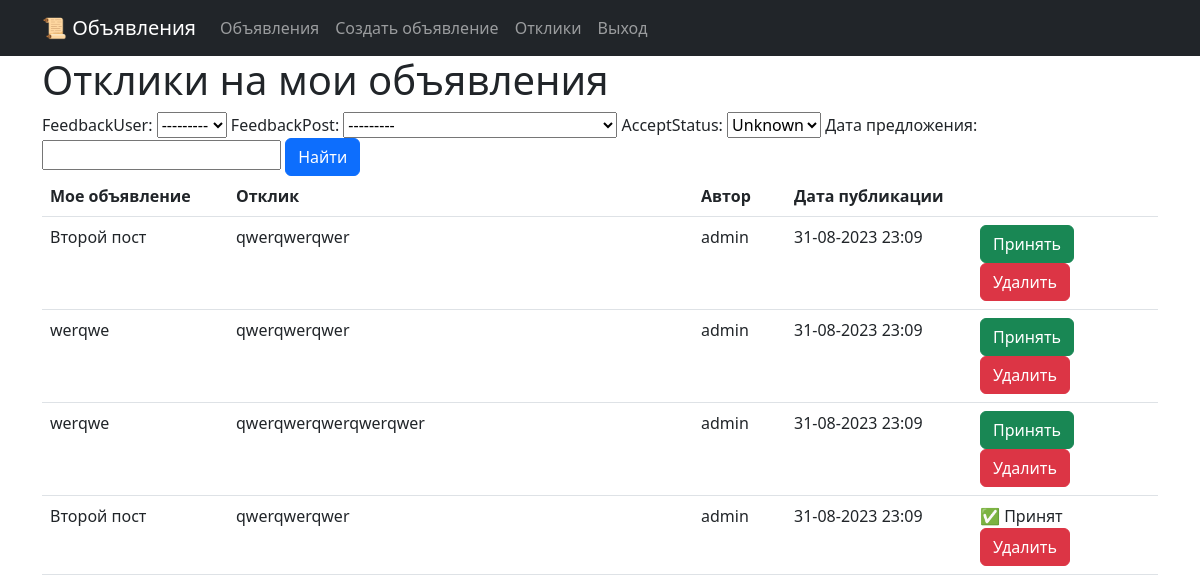
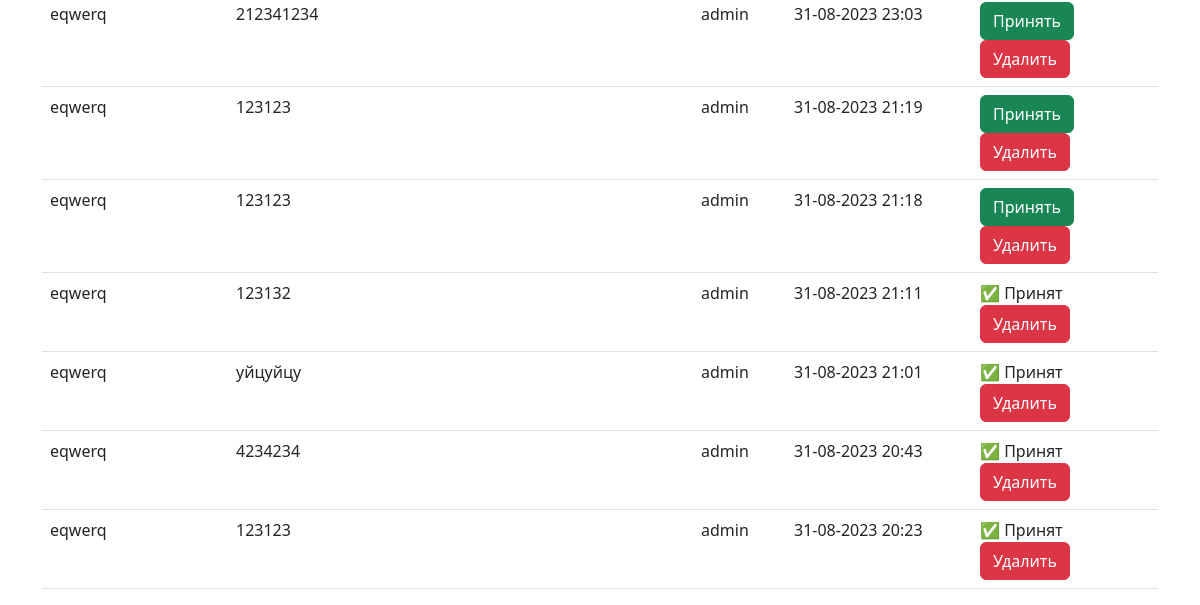
The page /replys/ (signed in) on the database as committed earlier (2 pictures, top to bottom).
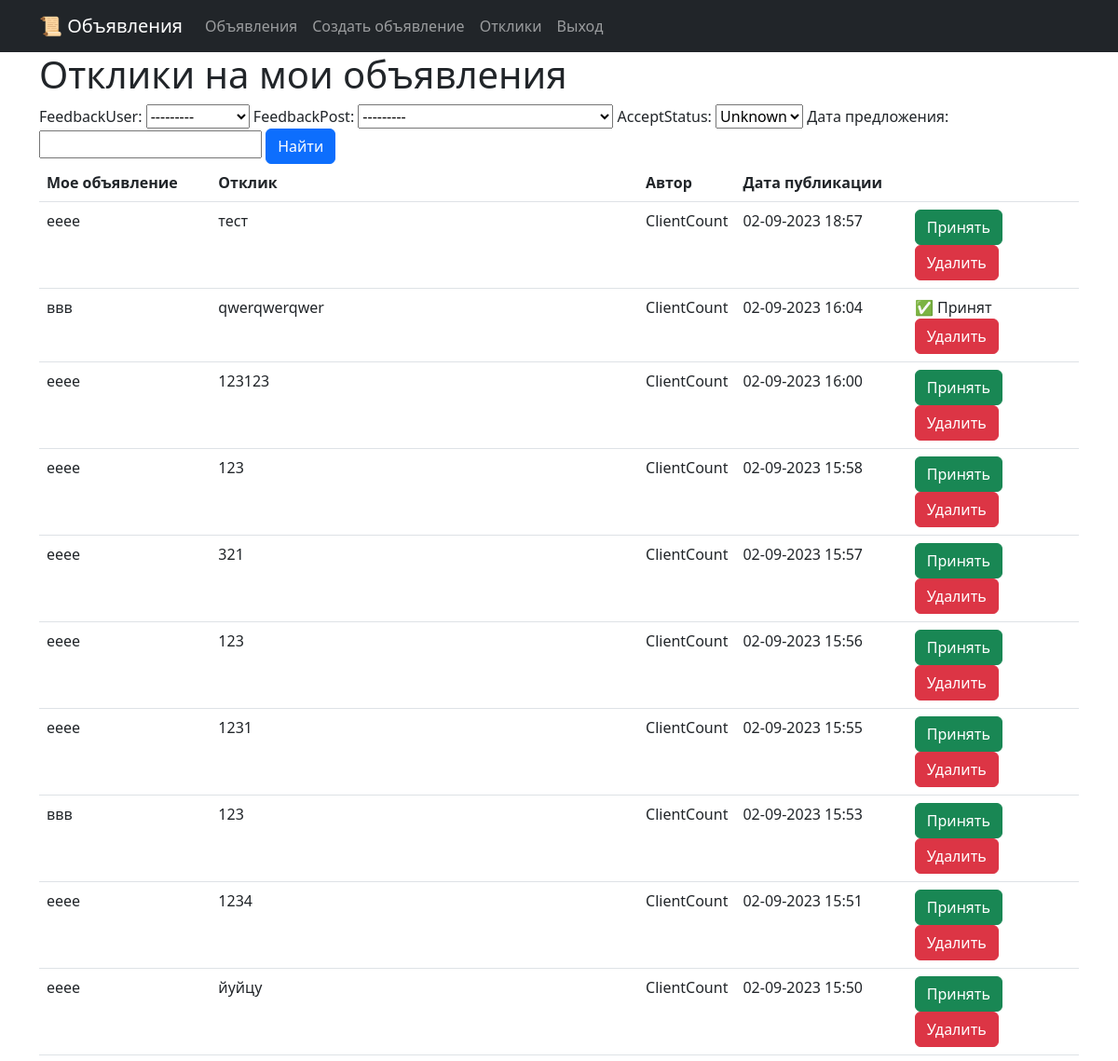
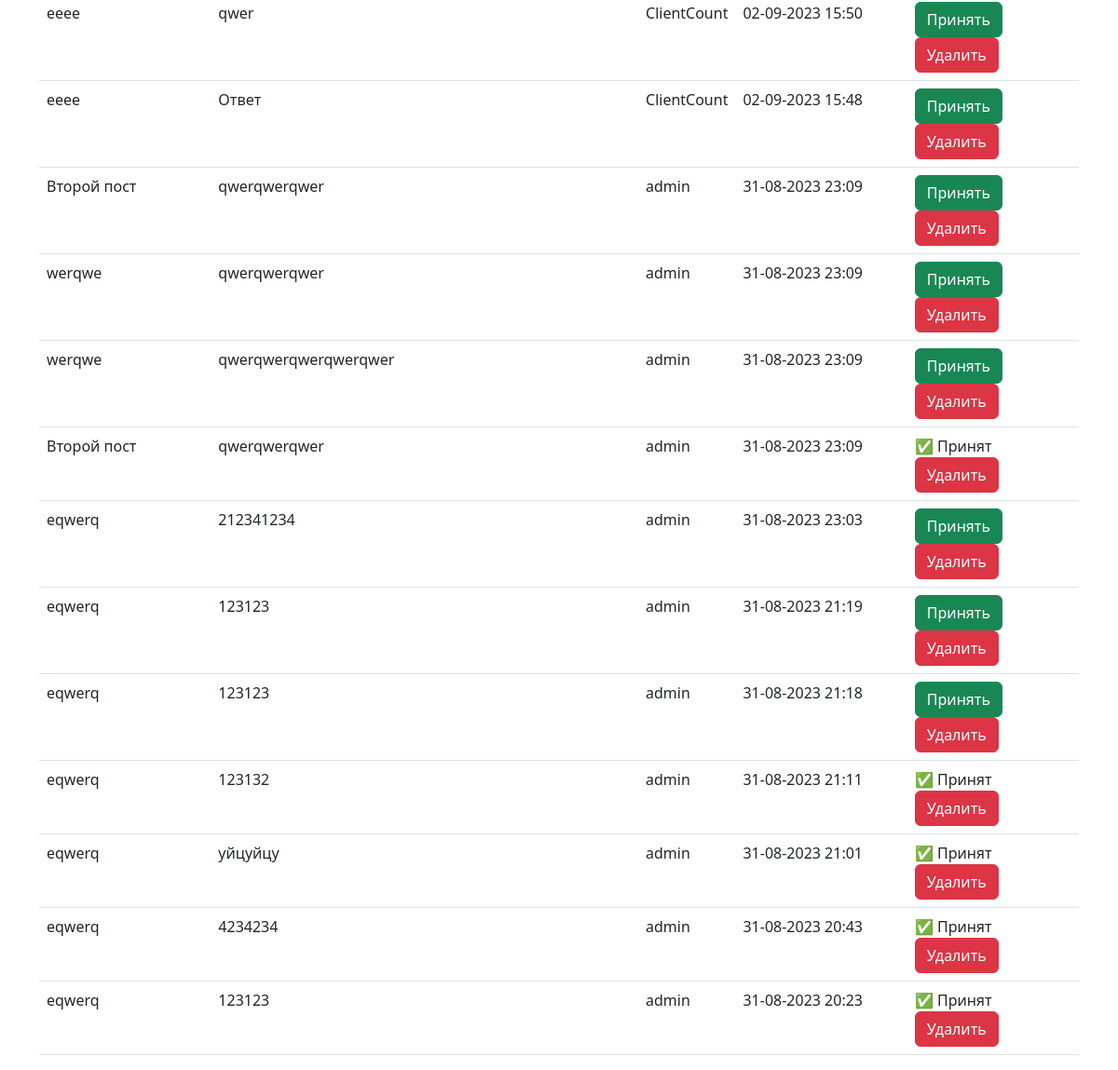
The same page on the database as committed later (2 pictures, top to bottom).
### boardapp/models.py (models this page shows, shortened)
class Reply(models.Model):
    feedbackUser = models.ForeignKey(User, on_delete=models.CASCADE, related_name='user_replys')
    feedbackPost = models.ForeignKey(Post, on_delete=models.CASCADE, related_name='post_replys' )
    acceptStatus = models.BooleanField(default=False)
    text = models.TextField()
    dateCreation = models.DateTimeField(auto_now_add=True)

class Post(models.Model):
    user = models.ForeignKey(User, on_delete=models.CASCADE, related_name='user_posts')
    title = models.CharField(max_length=128)
    content = models.TextField()
    dateCreation = models.DateTimeField(auto_now_add=True)
    TANK = 'TK'
    HEAL = 'HL'
    DD = 'DD'
    MERCHANT = 'MC'
    GUILDMASTER = 'GM'
    QUESTGIVER = 'QG'
    BLACKSMITH = 'BS'
    LEATHERWORKER = 'LW'
    POTIONSMASTER = 'PM'
    SPELLMASTER = 'SM'
    CATEGORY_CHOICES = (
        (TANK, 'Танки'),
        (HEAL, 'Хилы'),
        (DD, 'ДД'),
        (MERCHANT, 'Торговцы'),
        (GUILDMASTER, 'Гилдмастеры'),
        (QUESTGIVER, 'Квестгиверы'),
        (BLACKSMITH, 'Кузнецы'),
        (LEATHERWORKER, 'Кожевники'),
        (POTIONSMASTER, 'Зельевары'),
        (SPELLMASTER, 'Мастера заклинаний'),
    )
    categoryType = models.CharField(max_length=2, choices=CATEGORY_CHOICES)
    def __str__(self):
        return f'Объявление #{self.pk} - {self.title}'

### boardapp/views.py (the view)
# urls.py: path('replys/', ReplyList.as_view(), name='reply_list'),
class ReplyList(LoginRequiredMixin, ListView):
    model = Reply
    template_name='boardapp/replylist.html'
    context_object_name='replys'
    ordering = ['-dateCreation']
    paginate_by = 10
    def get_queryset(self):
        user = self.request.user
        return Reply.objects.filter(feedbackPost__user=user).order_by('-dateCreation')
    def get_context_data(self, **kwargs):
        context = super().get_context_data(**kwargs)
        context['filter'] = ReplyFilter(self.request.GET, queryset=self.get_queryset())
        return context

### boardapp/templates/boardapp/replylist.html (shortened to what this page needs)
{% extends 'layout/default.html' %}
{% block content %}
    <h1>Отклики на мои объявления</h1>
    <form method="GET">
        {{ filter.form }}
        <input class="btn btn-primary" type="submit" value="Найти">
    </form>
    {% if replys %}
        <table  class="table table-hover">
            <tr>
                <th scope="col" class="col-2">
                    Мое объявление
                </th>
                <th scope="col" class="col-5">
                    Отклик
                </th>
                <th scope="col" class="col-1">
                    Автор
                </th>
                <th scope="col" class="col-2">
                    Дата публикации
                </th>
                <th scope="col" class="col-2">
                </th>
            </tr>
            {% for p in filter.qs %}
            <tr>
                <td>
                    {{p.feedbackPost.title}}
                </td>
                <td>
                    {{p.text}}
                </td>
                <td>
                    {{p.feedbackUser.username}}
                </td>
                <td>
                    {{p.dateCreation|date:'d-m-Y H:i'}}
                </td>
                <td>
                    {% if not p.acceptStatus %}
                    <a class="btn btn-success" role="button" href="{% url 'accept_reply' p.id %}">
                        Принять
                    </a>
                    {% else %}
                    ✅ Принят
                    {% endif %}
                    <a class="btn btn-danger" role="button" href="{% url 'delete_reply' p.id %}">
                        Удалить
                    </a>
                </td>
            </tr>
            {% endfor %}
        </table>
        {% else %}
        <h3>Нет объявлений</h3>
    {% endif %}
{% endblock content %}

### templates/layout/default.html (shortened to what this page needs)
<!DOCTYPE html>
<html lang="en">
    <head>
        {% load static %}
        <link href="{% static 'css/styles.css' %}" rel="stylesheet" />
    </head>
    <body>
        <nav class="navbar navbar-expand-lg navbar-dark bg-dark static-top">
            <div class="container">
                <a class="navbar-brand" href="/">📜 Объявления</a>
                <div class="collapse navbar-collapse" id="navbarResponsive">
                    <ul class="navbar-nav ml-auto">
                        <li class="nav-item">
                            <a class="nav-link" href="/">Объявления</a>
                        </li>
                        <li class="nav-item">
                            <a class="nav-link" href="/posts/create/">Создать объявление</a>
                        </li>
                        <li class="nav-item">
                            <a class="nav-link" href="/replys/">Отклики</a>
                        </li>
                        {% if not user.is_authenticated %}
                        <li class="nav-item">
                            <a class="nav-link" href="/accounts/login/">Вход</a>
                        </li>
                        {% else %}
                        <li class="nav-item">
                            <a class="nav-link" href="/accounts/logout/">Выход</a>
                        </li>
                        {% endif %}
                    </ul>
                </div>
            </div>
         </nav>
        <div class="container">
            <div class="row">
                <div class="col-lg-12">
                    {% block content %}
                    {% endblock content %}
                </div>
            </div>
         </div>
    </body>
</html>

Rows that differ between the two databases and show on the page:
added Reply: feedbackPost "ееее", text "тест", feedbackUser.username "ClientCount", dateCreation "02-09-2023 18:57", acceptStatus "Принять"
added Reply: feedbackPost "ввв", text "qwerqwerqwer", feedbackUser.username "ClientCount", dateCreation "02-09-2023 16:04", acceptStatus "✅ Принят"
added Reply: feedbackPost "ееее", text "123123", feedbackUser.username "ClientCount", dateCreation "02-09-2023 16:00", acceptStatus "Принять"
added Reply: feedbackPost "ееее", text "123", feedbackUser.username "ClientCount", dateCreation "02-09-2023 15:58", acceptStatus "Принять"
added Reply: feedbackPost "ееее", text "321", feedbackUser.username "ClientCount", dateCreation "02-09-2023 15:57", acceptStatus "Принять"
added Reply: feedbackPost "ееее", text "123", feedbackUser.username "ClientCount", dateCreation "02-09-2023 15:56", acceptStatus "Принять"
added Reply: feedbackPost "ееее", text "1231", feedbackUser.username "ClientCount", dateCreation "02-09-2023 15:55", acceptStatus "Принять"
added Reply: feedbackPost "ввв", text "123", feedbackUser.username "ClientCount", dateCreation "02-09-2023 15:53", acceptStatus "Принять"
added Reply: feedbackPost "ееее", text "1234", feedbackUser.username "ClientCount", dateCreation "02-09-2023 15:51", acceptStatus "Принять"
added Reply: feedbackPost "ееее", text "йуйцу", feedbackUser.username "ClientCount", dateCreation "02-09-2023 15:50", acceptStatus "Принять"
added Reply: feedbackPost "ееее", text "qwer", feedbackUser.username "ClientCount", dateCreation "02-09-2023 15:50", acceptStatus "Принять"
added Reply: feedbackPost "ееее", text "Ответ", feedbackUser.username "ClientCount", dateCreation "02-09-2023 15:48", acceptStatus "Принять"
